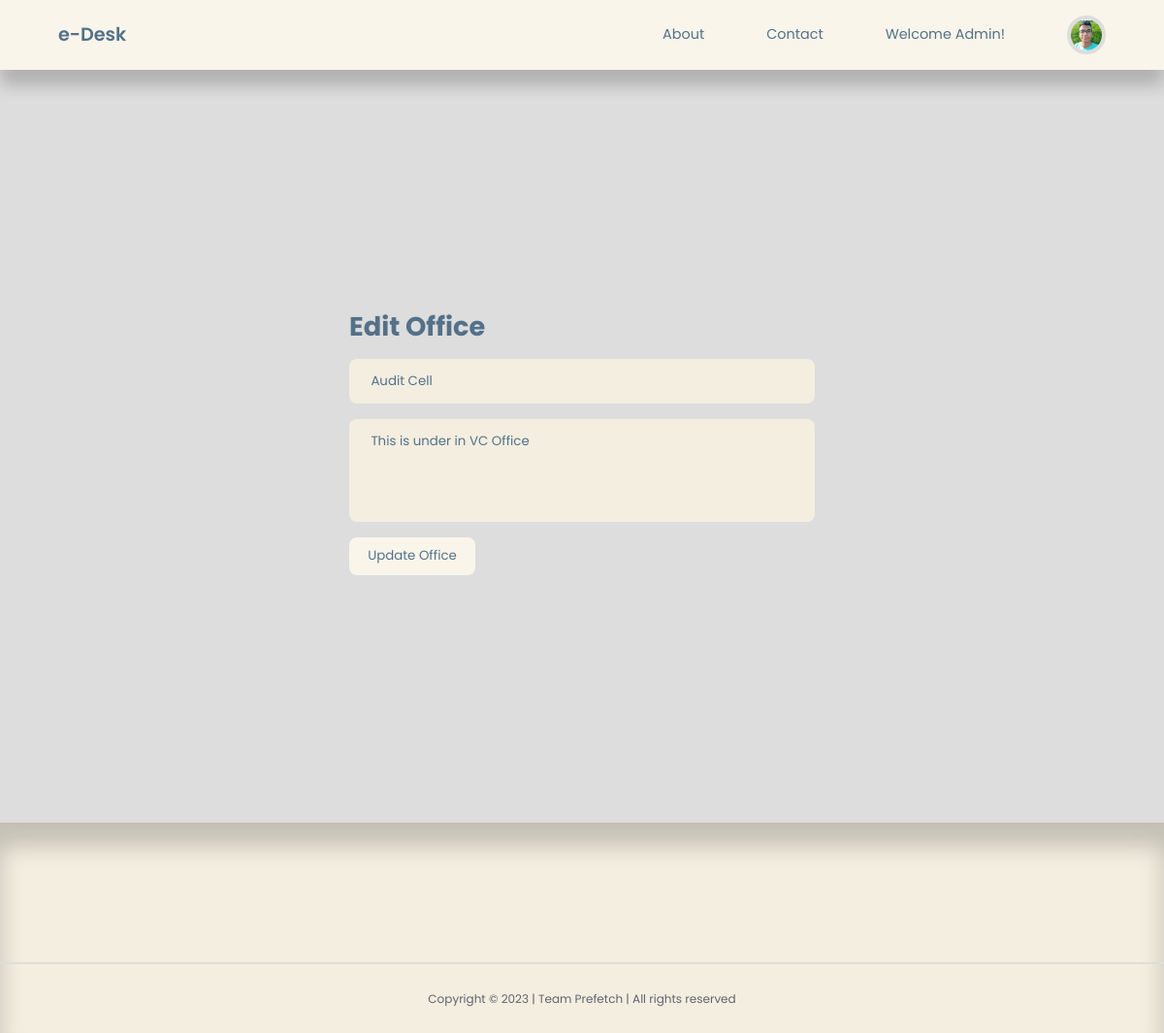
/admin/edit-office.php?id=6, run on an earlier commit of the app's database.
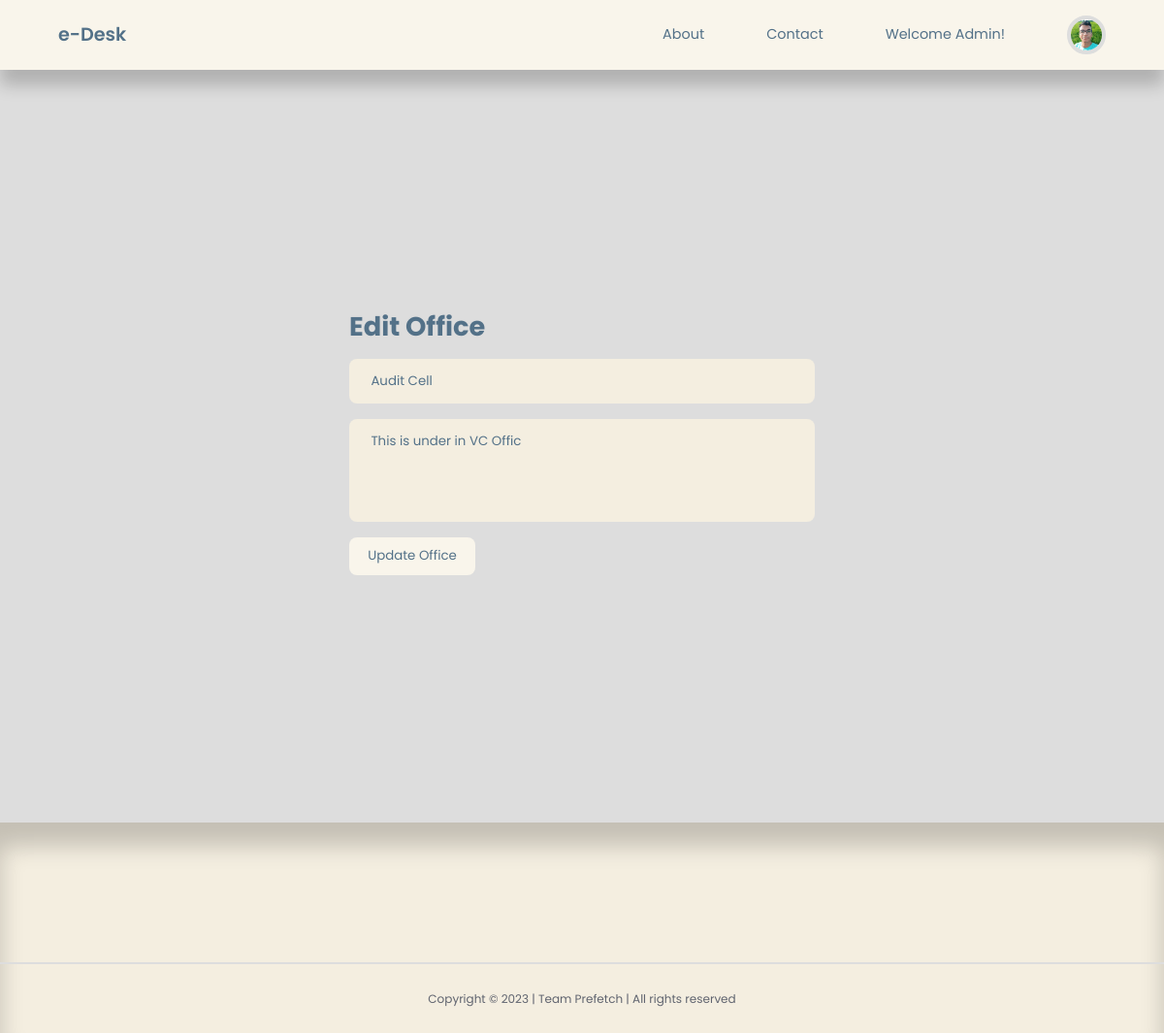
And on a later commit of the database.
### tables this page shows
CREATE TABLE `adminaddoffice` (
  `id` int(20) NOT NULL,
  `title` varchar(255) NOT NULL,
  `description` varchar(255) NOT NULL
);

### admin/edit-office.php (the view, shortened to what this page needs)
<?php
include 'partials/header.php';
if(isset($_GET['id'])) {
    $id = filter_var($_GET['id'], FILTER_SANITIZE_NUMBER_INT);
    $query = "SELECT * FROM adminaddoffice WHERE id=$id";
    $result = mysqli_query($connection, $query);
    if(mysqli_num_rows($result) == 1) {
        $category = mysqli_fetch_assoc($result);
    }
} else {
    header('location: ' . ROOT_URL . 'admin/manage-categories.php');
    die();
}
?>
<section class="form__section">
    <div class="container form__section-container">
        <h2>Edit Office</h2>
        <form action="<?= ROOT_URL ?>admin/edit-office-logic.php" method="POST">
            <input type="text" name="title" value="<?= $category['title'] ?>" placeholder="Title">
            <textarea style="resize:none" rows="4" name="description" placeholder="Description"><?= $category['description'] ?></textarea>
            <button type="submit" name="submit" class="btn">Update Office</button>
        </form>
    </div>
</section>
<?php
include '../partials/footer.php';
?>

What changed in the data, as far as the page shows it:
changed adminaddoffice "Audit Cell": description "This is under in VC Office" → "This is under in VC Offic"
